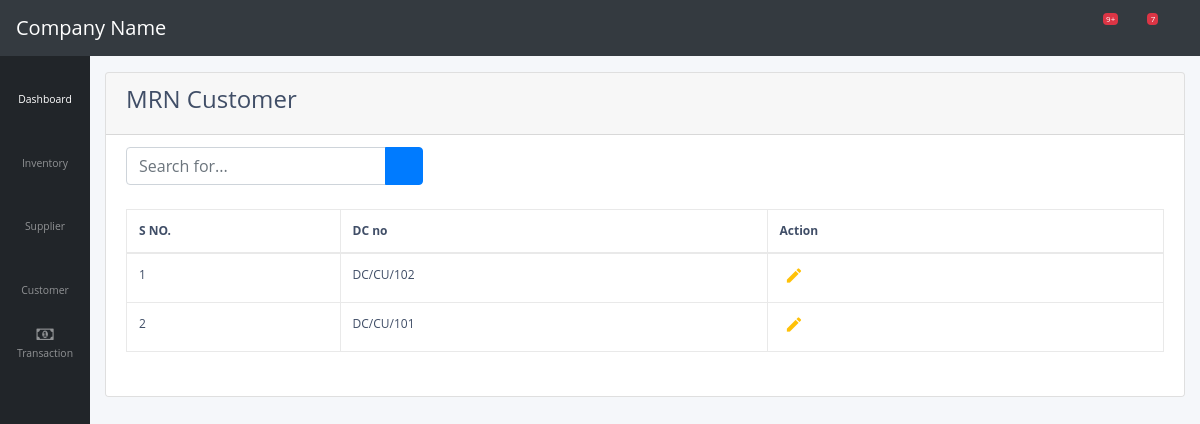
Before: /customer/mrn/ with the older database file.
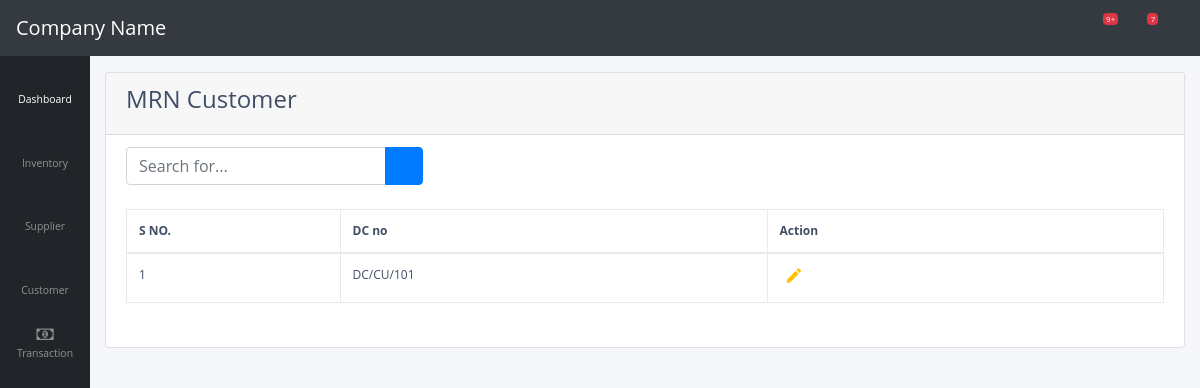
After: the same page with the newer database file.
### customer/models.py (models this page shows)
class DcHeaderCustomer(models.Model):
    dc_no = models.CharField(max_length = 100)
    date = models.DateField(default = datetime.date.today)
    account_id = models.ForeignKey(ChartOfAccount, models.SET_NULL,blank=True,null=True,)

### customer/views.py (the view)
# urls.py: path('mrn/', views.mrn_customer, name = 'mrn-customer'),
def mrn_customer(request):
    all_dc = DcHeaderCustomer.objects.all()
    return render(request, 'customer/mrn_customer.html',{'all_dc':all_dc})

### customer/templates/customer/mrn_customer.html
{% extends "supplier/base.html" %}
{% load crispy_forms_tags %}
{% block body %}
<div class="card" style="width: 100%;">
<div class="card-header">
  <h4>MRN Customer</h4>
</div>
<ul class="list-group list-group-flush">
  <li class="list-group-item">
    <div class="input-group">
      <input type="text" class="form-control col-md-3" placeholder="Search for..." aria-label="Search" aria-describedby="basic-addon2">
      <div class="input-group-append">
        <button class="btn btn-primary" type="button">
          <i class="fas fa-search"></i>
        </button>
      </div>
    </div>
    <br>
    <div class="table table-responsive content-loader">
      <table class="table table-bordered" id="dataTable">
          <thead>
              <tr>
                  <th width="70px" >S NO.</th>
                  <th width="140px">DC no</th>
                  <th width="70px">Action</th>
              </tr>
          </thead>
          <tbody>
            {% for value in all_dc reversed %}
            <tr>
                <td>{{ forloop.counter }}</td>
                <td>{{ value.dc_no }}</td>
                <td><a class="edit_list" href="{% url 'edit-mrn-customer' pk=value.id %}" data-toggle=""><i class="material-icons">&#xE254;</i></a></td>
            </tr>
            {% endfor %}
          </tbody>
      </table>
    </div>
  </li>
</ul>
</div>
{% endblock body %}

Changed rows visible on the page:
removed DcHeaderCustomer: dc_no "DC/CU/102"
